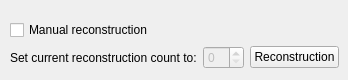
         <widget class="QWidget" name="tab_3">
          <attribute name="title">
           <string>Reconstruct</string>
          </attribute>
          <widget class="QWidget" name="layoutWidget">
           <property name="geometry">
            <rect>
             <x>10</x>
             <y>20</y>
             <width>329</width>
             <height>51</height>
            </rect>
           </property>
           <layout class="QVBoxLayout" name="verticalLayout_2">
            <item>
             <widget class="QCheckBox" name="manualReconstruction">
              <property name="text">
               <string>Manual reconstruction</string>
              </property>
             </widget>
            </item>
            <item>
             <layout class="QHBoxLayout" name="horizontalLayout_6">
              <item>
               <layout class="QHBoxLayout" name="horizontalLayout_5">
                <item>
                 <widget class="QLabel" name="label_4">
                  <property name="text">
                   <string>Set current reconstruction count to:</string>
                  </property>
                 </widget>
                </item>
                <item>
                 <widget class="QSpinBox" name="reconstructionCount">
                  <property name="enabled">
                   <bool>false</bool>
                  </property>
                 </widget>
                </item>
               </layout>
              </item>
              <item>
               <widget class="QPushButton" name="reconstructionButton">
                <property name="text">
                 <string>Reconstruction</string>
                </property>
               </widget>
              </item>
             </layout>
            </item>
           </layout>
          </widget>
         </widget>
